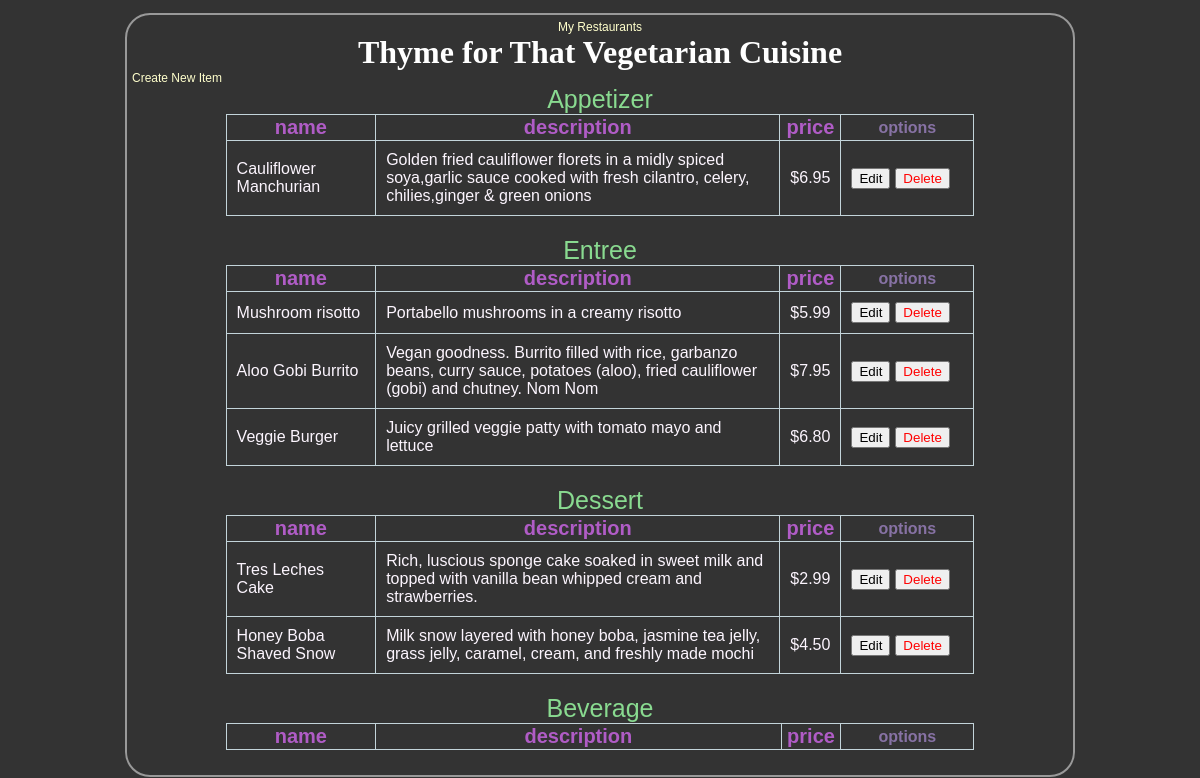
Page /restaurants/4/menu/ on the committed database.
### database_setup.py (models this page shows, shortened)
class Restaurant(Base):
    __tablename__ = 'restaurant'
    id = Column(Integer, primary_key=True)
    name = Column(String(250), nullable=False)

class MenuItem(Base):
    __tablename__ = 'menu_item'
    name = Column(String(80), nullable=False)
    id = Column(Integer, primary_key=True)
    description = Column(String(250))
    price = Column(String(8),nullable=False)
    course = Column(String(250))
    restaurant_id = Column(Integer, ForeignKey('restaurant.id'))
    restaurant = relationship(Restaurant)

### finalProject.py (the view)
@app.route('/restaurants/<int:restaurant_id>/')
@app.route('/restaurants/<int:restaurant_id>/menu/<string:hilightFlag>')
@app.route('/restaurants/<int:restaurant_id>/menu/')
def restaurantMenu(restaurant_id,hilightFlag="None"):
    restaurant = session.query(Restaurant).filter_by(id=restaurant_id).one()
    items = session.query(MenuItem).filter_by(restaurant_id=restaurant_id)
    return render_template(
        'menu.html',hilightFlag=hilightFlag ,restaurant=restaurant, items=items, restaurant_id=restaurant_id,tableheaders=tableheaders)

### templates/menu.html (shortened to what this page needs)
<html>
<head>
	<link rel=stylesheet type=text/css href="{{ url_for('static', filename='style.css') }}">
	</head>
<body>
<div class = 'pane'>
		<div class = 'header'>
		<a href="{{url_for('restaurants')}}">My Restaurants</a>
		<h1>{{ restaurant.name }}</h1>
	    </div>
	<a href = '{{url_for('newMenuItem', restaurant_id = restaurant.id) }}'>Create New Item</a>
    <div calss="tables">
    {%for header in tableheaders%}
    	<table>
    		<caption class="main-header">{{header}}</caption>
    		<th class="col1">name</th>
    		<th class="col2">description</th>
    		<th class="col3">price</th>
    		<th class="options">options</th>
    		{% for item in items %}
            {% if item.course==header %}
            {% if item.name==hilightFlag %}
            <tr id="hilight">
            {% else %}
            <tr>
            {% endif %}
                <td>{{item.name}}</td>
                <td>{{item.description}}</td>
                <td>{{item.price}}</td>
                <td><button onclick="location.href='{{url_for('editMenuItem',restaurant_id=restaurant.id,menu_id=item.id)}}'">Edit</button><button color='red' onclick="location.href='{{url_for('deleteMenuItem',restaurant_id=restaurant.id,menu_id=item.id)}}'"><font color="red">Delete</font></button></td>
            </tr>
            {% endif %}
            {% endfor %}
        </table>
    {%endfor %}
    </div>
</div>
</body>
</html>

### static/style.css (style rules this page uses)
body { font-family: sans-serif;background-color: #333333; }
h1, h2, h3, h4 { color: #FFFFFF; }
h1, h2 { font-family: 'Georgia', serif; margin: 0; }
table,td,th { border:1px solid #C3D4DA;border-collapse: collapse; }
table { width:80%;margin-left: 10%;margin-right: 10%;margin-bottom: 20px }
.main-header { font-size: 25px ;color: #89DA90; }
.col1 ,.col2,.col3 { font-size: 20px ;color:#B05CC6; }
.col1 { width: 20% }
.col3 { width:8%; }
.options { width:130px;color:#8772A4; }
td { color:#FCF5FE;padding:10px }
button { margin-right: 5px; }
a { text-decoration: none; color:#FFFFCC; font-size: .75em; }
.pane { position:absolute;right:10%; left:10%; border: 2px solid; border-radius: 25px; padding: 5px; margin: 5px; border-color: #999999; background-color: #333333 }
.header { left:50%; text-align: center; }

### rows in the picture
Restaurant: name "Thyme for That Vegetarian Cuisine"
MenuItem: name "Cauliflower Manchurian", description "Golden fried cauliflower florets in a midly spiced soya,garlic sauce cooked with fresh cilantro, celery, chilies,ginger & green onions", price "$6.95"
MenuItem: name "Mushroom risotto", description "Portabello mushrooms in a creamy risotto", price "$5.99"
MenuItem: name "Aloo Gobi Burrito", description "Vegan goodness. Burrito filled with rice, garbanzo beans, curry sauce, potatoes (aloo), fried cauliflower (gobi) and chutney. Nom Nom", price "$7.95"
MenuItem: name "Veggie Burger", description "Juicy grilled veggie patty with tomato mayo and lettuce", price "$6.80"
MenuItem: name "Tres Leches Cake", description "Rich, luscious sponge cake soaked in sweet milk and topped with vanilla bean whipped cream and strawberries.", price "$2.99"
MenuItem: name "Honey Boba Shaved Snow", description "Milk snow layered with honey boba, jasmine tea jelly, grass jelly, caramel, cream, and freshly made mochi", price "$4.50"

### other values in the picture
{{ header }} "Appetizer" "Entree" "Dessert" "Beverage"
